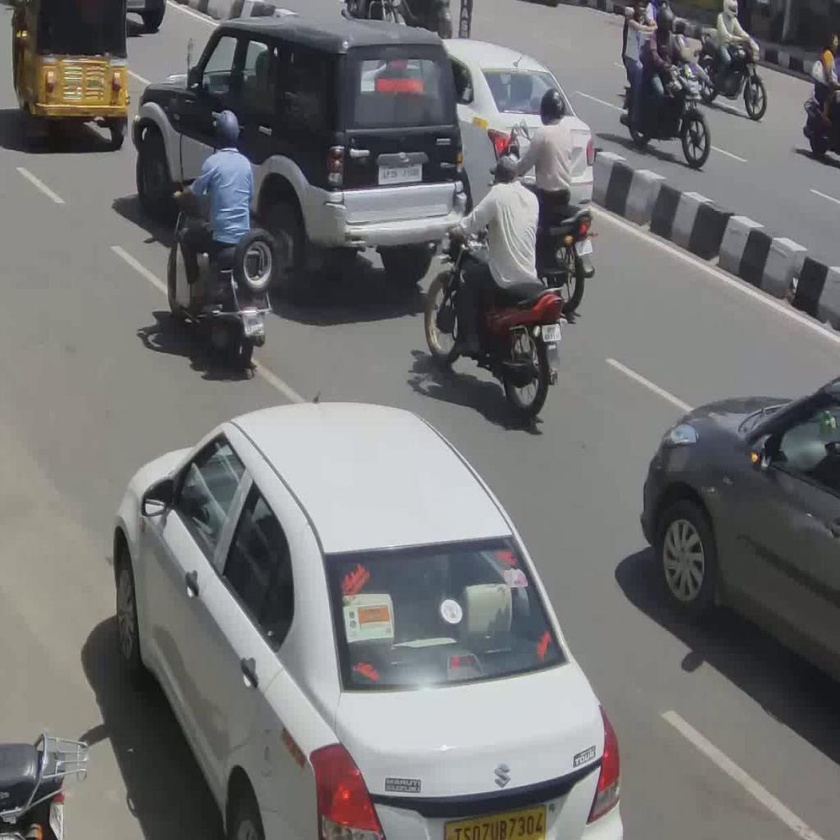
#> input picture Day15/dataset/test/images/21934_jpg.rf.39f427977962fa546009bea6cf6ead1d.jpg, 840 x 840 px, shrunk from 1024 x 1024 before the run
$ python -i image_processing.py   (imports and definitions only)
#> lines starting #> are read from the running program, lines starting #| are printed output that depends on the picture; after the words box and inside, x2 and y2 are one past the last pixel; in counts of white or black regions, pixels touching at a corner belong together
#> further down, picture is the input picture: shape (840, 840, 3); mean B, G, R 113.1, 112.8, 113.1
import cv2
import numpy as np


# [11 lines left out: function load_image_from_bytes, not called in this run]


def preprocess_image(image):

    gray = cv2.cvtColor(
        image,
        cv2.COLOR_BGR2GRAY,
    )
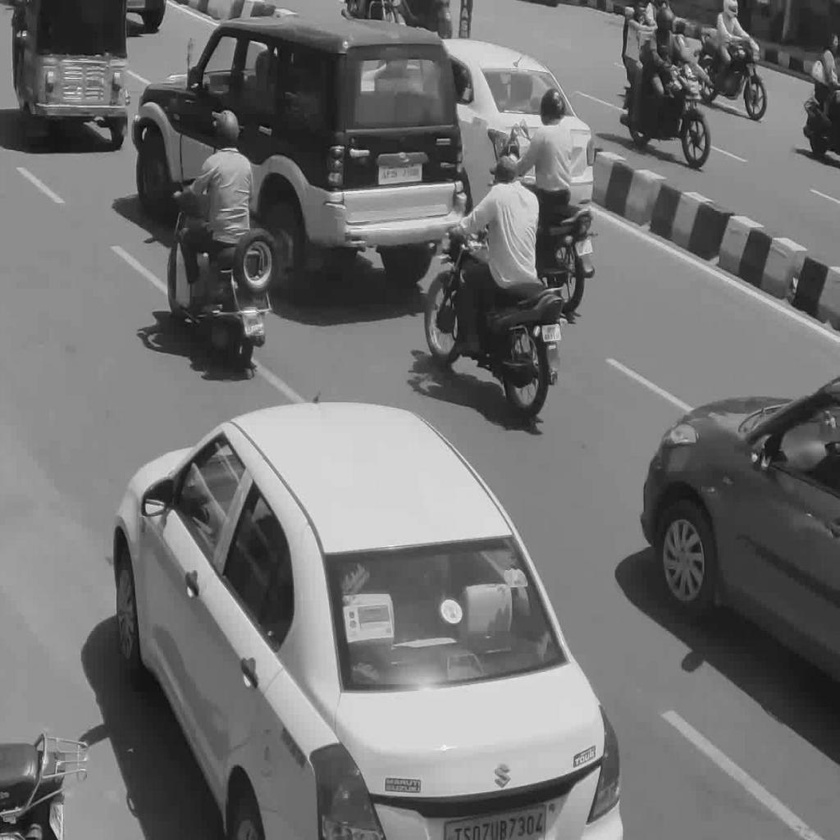
#> gray: shape (840, 840); min 5, max 254, mean 112.9

    clahe = cv2.createCLAHE(
        clipLimit=1.5,
        tileGridSize=(8, 8),
    )

    enhanced = clahe.apply(gray)
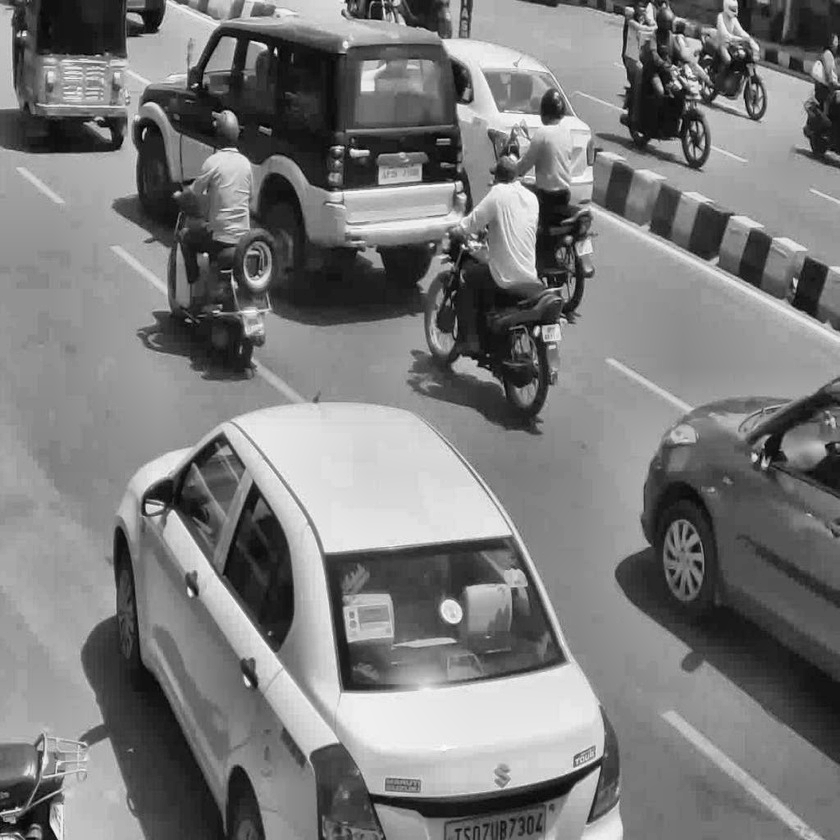
#> enhanced: shape (840, 840); min 3, max 254, mean 122.7

    blurred = cv2.GaussianBlur(
        enhanced,
        (3, 3),
        0,
    )

    thresholded = cv2.adaptiveThreshold(
        blurred,
        255,
        cv2.ADAPTIVE_THRESH_GAUSSIAN_C,
        cv2.THRESH_BINARY,
        31,
        11,
    )
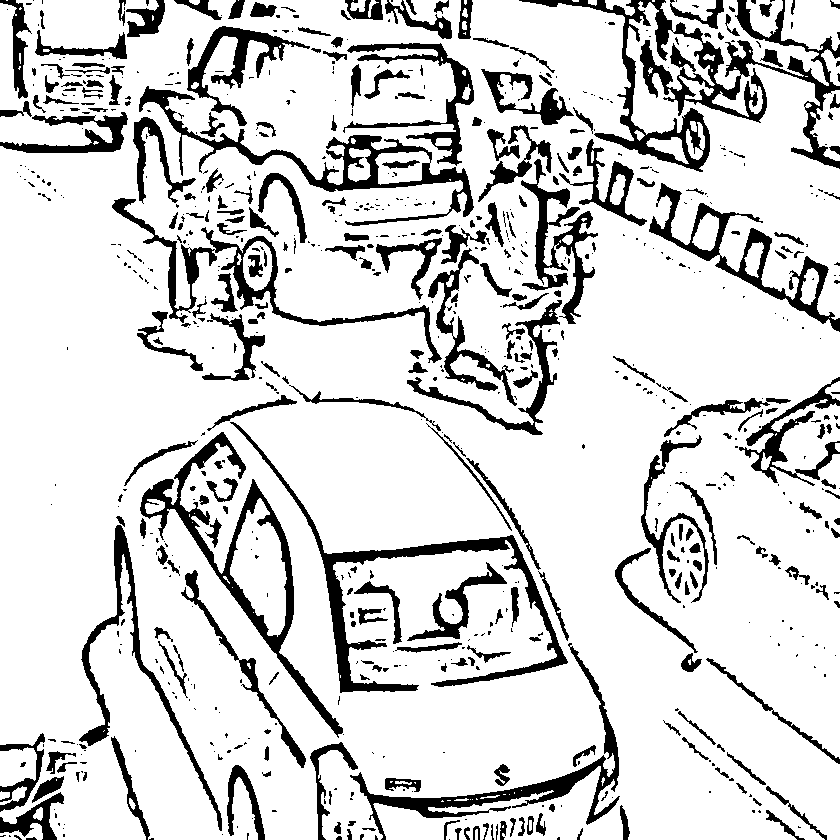
#> thresholded: shape (840, 840); 83.6% white; 794 black regions (497 under 20 px), largest, box (x1, y1, x2, y2) and area: (519, 0, 840, 172) 11260, (230, 422, 568, 693) 6723, (140, 432, 343, 738) 6263

    return thresholded


# [89 lines left out: functions to_three_channel, draw_boxes, not called in this run]

>>> import cv2
>>> picture = cv2.imread('../../Day15/dataset/test/images/21934_jpg.rf.39f427977962fa546009bea6cf6ead1d.jpg')
>>> result = preprocess_image(picture)

$ run again, on Day15/dataset/test/images/21952_jpg.rf.a6fae4dd5abcb00b5a02fb33dd5786e6.jpg
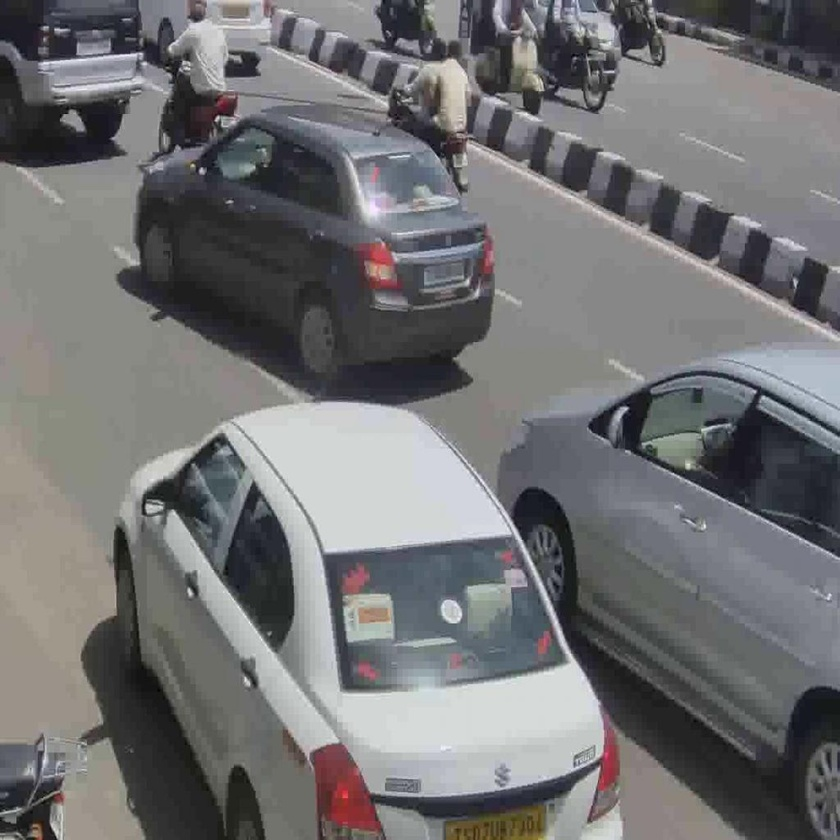
#> input picture Day15/dataset/test/images/21952_jpg.rf.a6fae4dd5abcb00b5a02fb33dd5786e6.jpg, 840 x 840 px, shrunk from 1024 x 1024 before the run
#> picture is the input picture: shape (840, 840, 3); mean B, G, R 114.8, 113.6, 113.7
#> in preprocess_image, `enhanced = clahe.apply(gray)`:
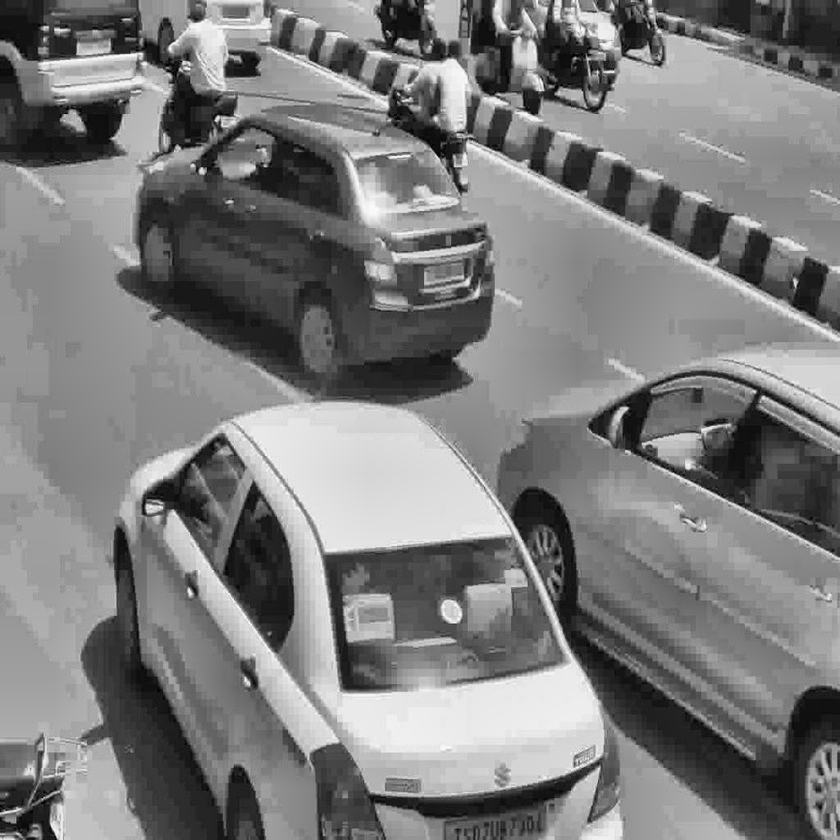
#> enhanced: shape (840, 840); min 1, max 252, mean 124
#> in preprocess_image, `thresholded = cv2.adaptiveThreshold( blurred, 255, cv2.ADAPTIVE_THRESH..`:
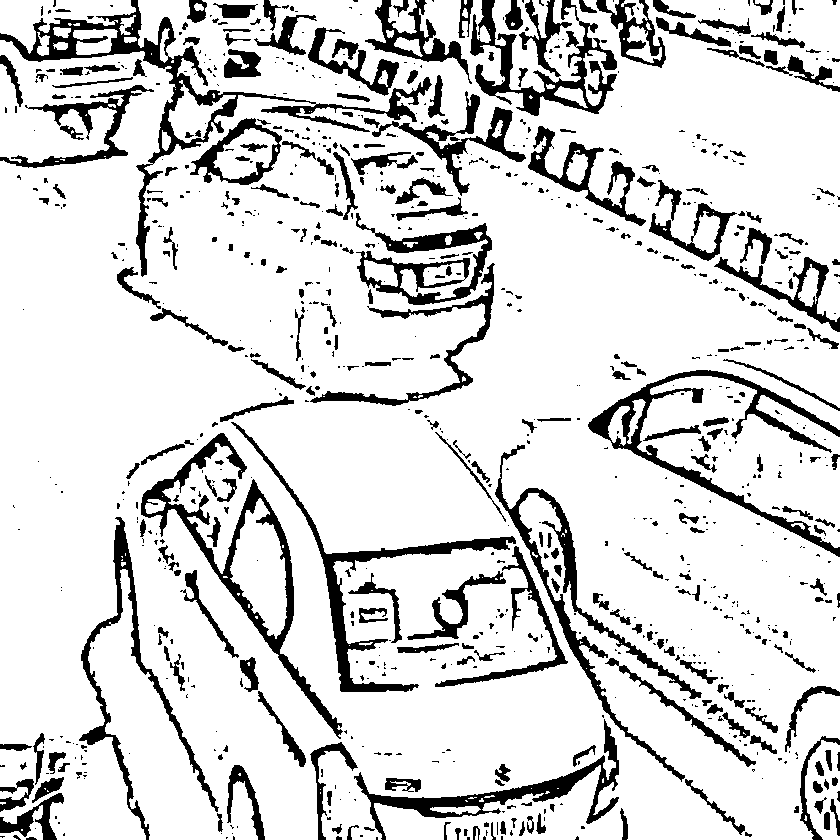
#> thresholded: shape (840, 840); 84.4% white; 922 black regions (590 under 20 px), largest, box (x1, y1, x2, y2) and area: (0, 0, 432, 277) 8426, (141, 433, 343, 739) 6084, (588, 370, 840, 557) 5690

$ run again, on Day15/dataset/test/images/21967_jpg.rf.30dfa7203428e563d330d9d3d657f3c5.jpg
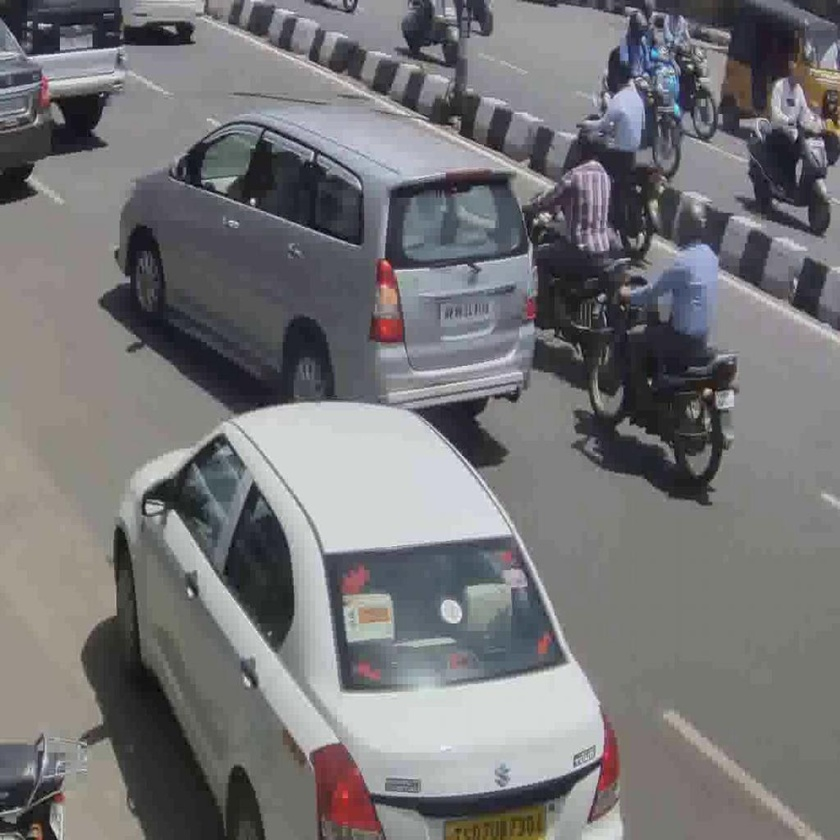
#> input picture Day15/dataset/test/images/21967_jpg.rf.30dfa7203428e563d330d9d3d657f3c5.jpg, 840 x 840 px, shrunk from 1024 x 1024 before the run
#> picture is the input picture: shape (840, 840, 3); mean B, G, R 118.4, 116.6, 117.2
#> in preprocess_image, `enhanced = clahe.apply(gray)`:
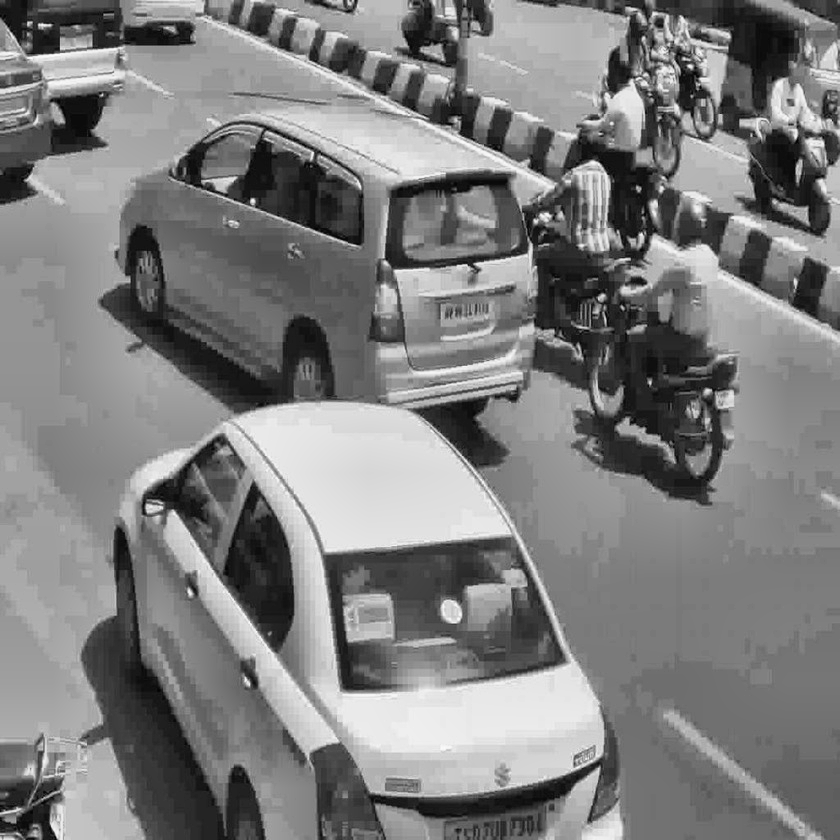
#> enhanced: shape (840, 840); min 2, max 253, mean 126
#> in preprocess_image, `thresholded = cv2.adaptiveThreshold( blurred, 255, cv2.ADAPTIVE_THRESH..`:
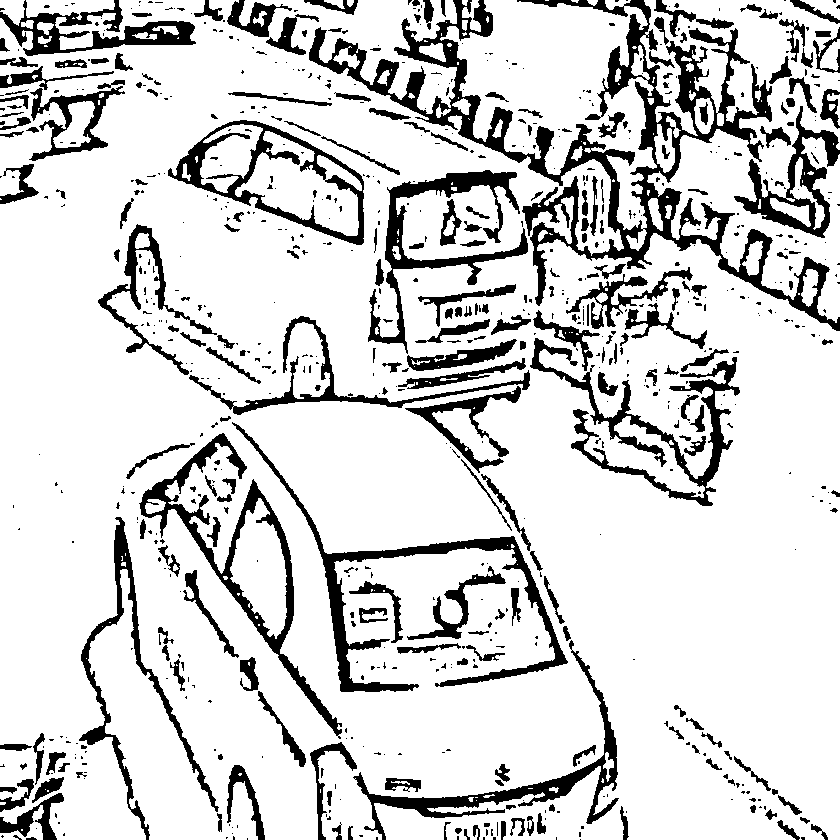
#> thresholded: shape (840, 840); 83.2% white; 783 black regions (535 under 20 px), largest, box (x1, y1, x2, y2) and area: (309, 0, 840, 331) 25361, (232, 422, 568, 692) 6647, (139, 433, 342, 739) 6122

$ run again, on Day15/dataset/test/images/21972_jpg.rf.1149f4658b02448b3b13b840829b1ce3.jpg
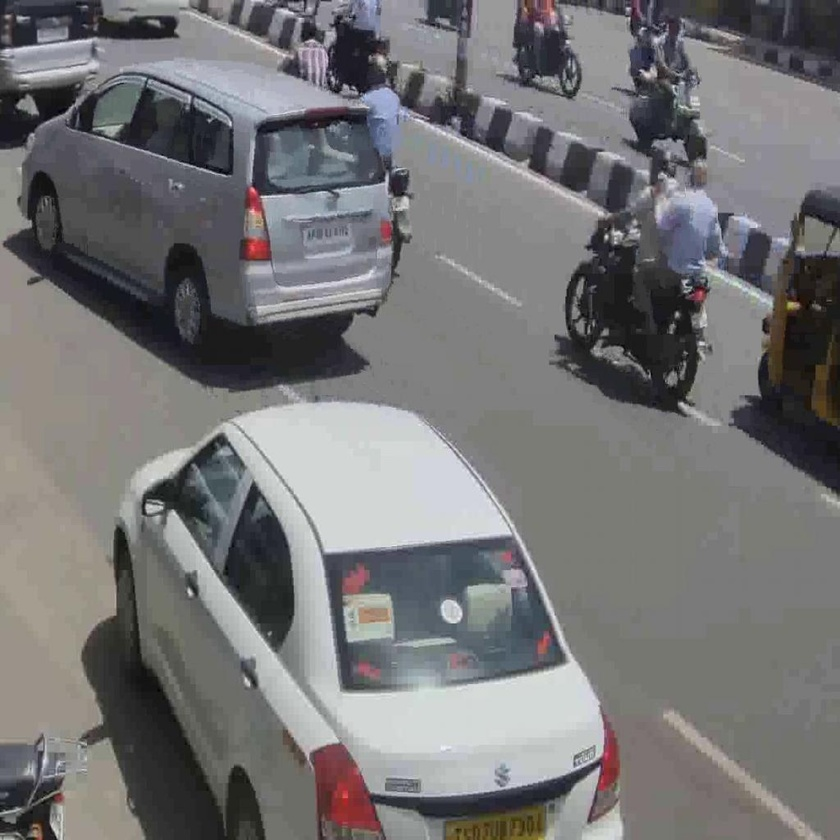
#> input picture Day15/dataset/test/images/21972_jpg.rf.1149f4658b02448b3b13b840829b1ce3.jpg, 840 x 840 px, shrunk from 1024 x 1024 before the run
#> picture is the input picture: shape (840, 840, 3); mean B, G, R 117.1, 116.2, 116.8
#> in preprocess_image, `enhanced = clahe.apply(gray)`:
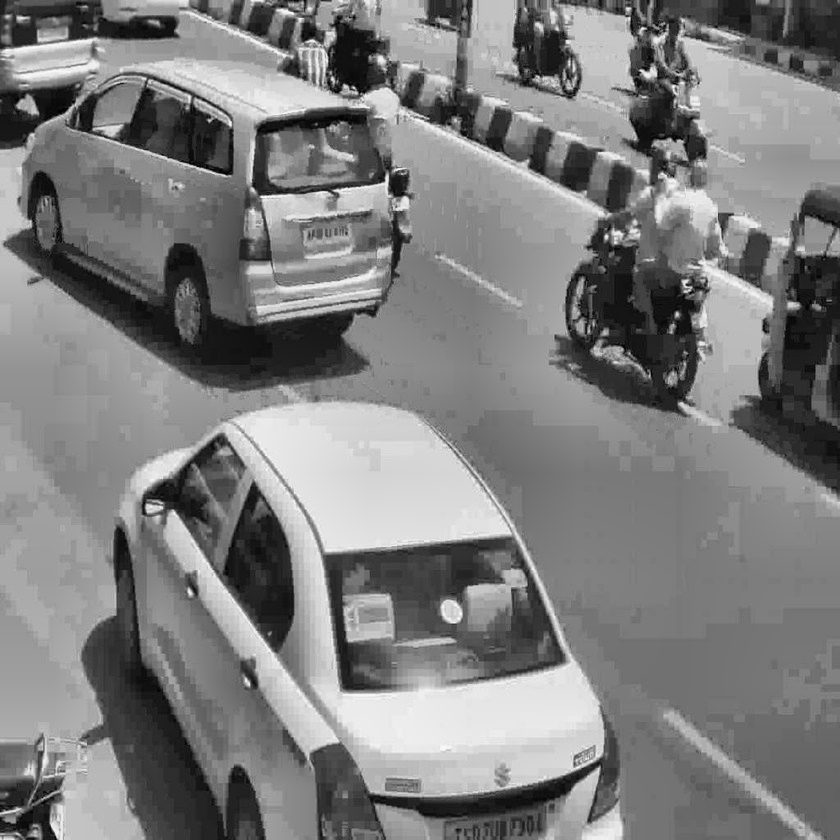
#> enhanced: shape (840, 840); min 1, max 251, mean 126.2
#> in preprocess_image, `thresholded = cv2.adaptiveThreshold( blurred, 255, cv2.ADAPTIVE_THRESH..`:
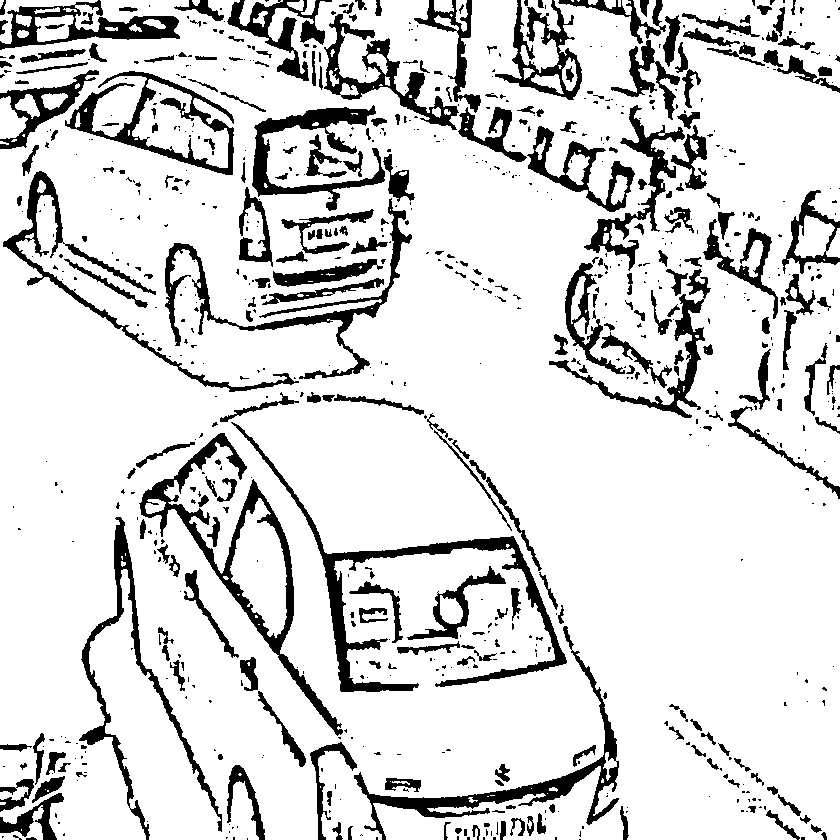
#> thresholded: shape (840, 840); 84.9% white; 810 black regions (532 under 20 px), largest, box (x1, y1, x2, y2) and area: (231, 422, 567, 692) 6681, (139, 433, 343, 736) 6044, (354, 626, 619, 840) 4886
